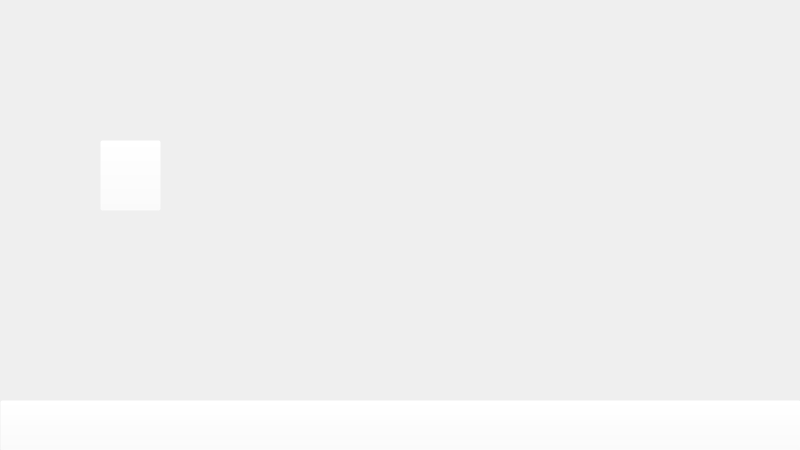
<?xml version="1.0" encoding="UTF-8"?>
<ui version="4.0">
 <class>MainWindow</class>
 <widget class="QMainWindow" name="MainWindow">
  <property name="geometry">
   <rect>
    <x>0</x>
    <y>0</y>
    <width>800</width>
    <height>450</height>
   </rect>
  </property>
  <property name="maximumSize">
   <size>
    <width>800</width>
    <height>450</height>
   </size>
  </property>
  <property name="windowTitle">
   <string>The Backrooms</string>
  </property>
  <widget class="QWidget" name="centralwidget">
   <widget class="QLabel" name="label">
    <property name="geometry">
     <rect>
      <x>0</x>
      <y>0</y>
      <width>801</width>
      <height>451</height>
     </rect>
    </property>
    <property name="text">
     <string/>
    </property>
    <property name="pixmap">
     <pixmap>../img/Door.png</pixmap>
    </property>
   </widget>
   <widget class="QPushButton" name="topasswordBtn">
    <property name="geometry">
     <rect>
      <x>100</x>
      <y>140</y>
      <width>61</width>
      <height>71</height>
     </rect>
    </property>
    <property name="cursor">
     <cursorShape>PointingHandCursor</cursorShape>
    </property>
    <property name="styleSheet">
     <string notr="true">background-color: rgba(255, 255, 255, 0);</string>
    </property>
    <property name="text">
     <string/>
    </property>
   </widget>
   <widget class="QPushButton" name="backBtn">
    <property name="geometry">
     <rect>
      <x>0</x>
      <y>400</y>
      <width>801</width>
      <height>51</height>
     </rect>
    </property>
    <property name="cursor">
     <cursorShape>PointingHandCursor</cursorShape>
    </property>
    <property name="styleSheet">
     <string notr="true">background-color: rgba(255, 255, 255, 0);</string>
    </property>
    <property name="text">
     <string/>
    </property>
   </widget>
  </widget>
 </widget>
 <resources/>
 <connections/>
</ui>
